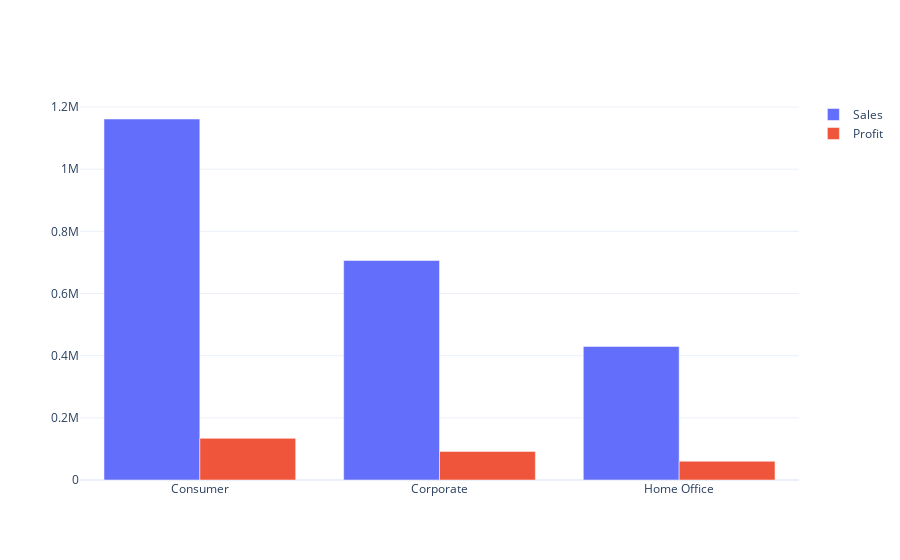

Notebook code cell kept with this figure:
### Code cell
fig = go.Figure()
fig.add_trace(go.Bar(x=customers.reset_index()['Segment'],y=customers.reset_index()['Sales'], name='Sales'))
fig.add_trace(go.Bar(x=customers.reset_index()['Segment'],y=customers.reset_index()['Profit'], name='Profit'))
#fig.add_trace(go.Bar(x=tscs['Segment'],y=tscs['ratio'],name='ratio'))

#fig.update_layout(title='Sales and Profit Analysis by Customer Segment',xaxis_title='Customer Segment', yaxis_title='Amount')

fig.show()

### Figure 1 — Plotly figure (JSON) as saved in the notebook; plotly's stock layout.template omitted (floating-point values rounded to 4 significant figures)
{"data": [{"name": "Sales", "type": "bar", "x": ["Consumer", "Corporate", "Home Office"], "y": [1161000.0, 706100.0, 429700.0]}, {"name": "Profit", "type": "bar", "x": ["Consumer", "Corporate", "Home Office"], "y": [134100.0, 91980.0, 60300.0]}], "layout": {}}
